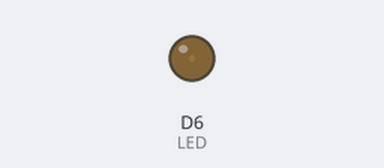
Simulated run of this sketch. Board: ESP8266 (NodeMCU). On the bench: output pins drawn as LEDs (lit = HIGH).

Above: at 0.05 s.
At 1.25 s:
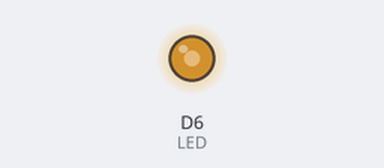
At 2.1 s:
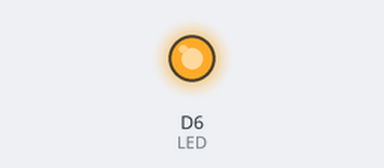
At 4.15 s:
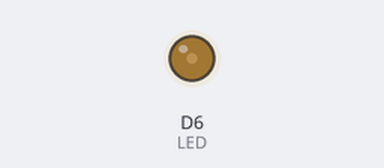
Timing chart, 0 to 6.6 s (numbered marks = the images above):
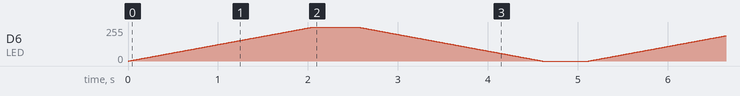

The sketch:

Dim_an_led.ino
```cpp
/*
 * Credits: https://www.plusivo.com
 *
 * Lesson 2: Dim an LED
 *
 * The main purpose of the code is to show how to use the
 * PWM technique and how to change the brightness of an LED.
 *
 * Make sure you connected the LED correctly (anode to positive and
 * cathode to ground), otherwise, you will burn the LED. Also, do not
 * forget to use the resistor.
 *
 * More information about the connection can be found in the guide.
 *
 */

//the int variable "LED" stores the pin used by the LED
const int LED = D6;

//the setup function runs only once when the board is powered
void setup()
{
  //the following instruction initialises the pin stored in the
  //variable LED as OUTPUT
  pinMode(LED, OUTPUT);
}

//the loop function runs over and over again forever
void loop()
{
  //PWM is generated using 10 bits, so it ranges between
  //0 and 1023 (2^10 = 1024)

  for(int fade = 0; fade < 1024; fade++)
  {
    //set the brightness of the LED using analoWrite();
    analogWrite(LED, fade);

    //wait 2 milliseconds
    delay(2);
  }

  //keep the LED at the maximum brightness for 500 ms
  delay(500);

  for(int fade = 1023; fade >= 0; fade--)
  {
    //set the brightness of the LED using analoWrite();
    analogWrite(LED, fade);

    //wait 2 milliseconds
    delay(2);
  }

  //keep the LED off for 500 ms
  delay(500);
}
```
